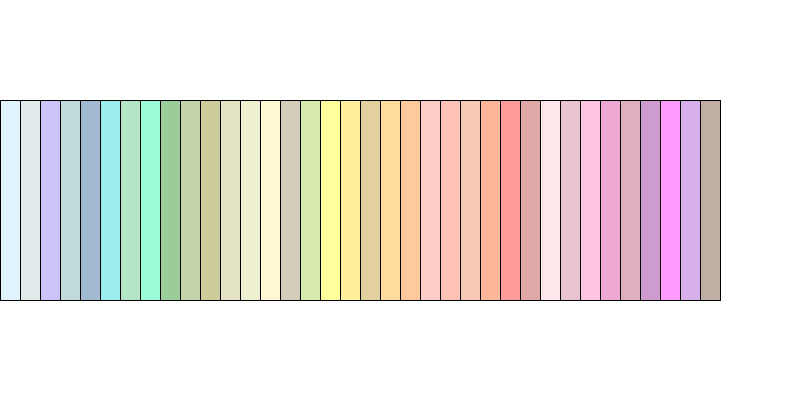
Frame 1 (no input)
Frame 60 (the mouse pressed at the canvas centre just before this capture): identical to frame 1, image omitted
Frame 120 (the mouse held since frame 60 and released just before this capture): identical to frame 1, image omitted

The Processing sketch that drew this single still picture (run headless with seeded random() and noise(); from frame 60 on, the mouse is pressed at the canvas centre):

// Processing sketch: ColorPalette
// ── ColorPalette.pde
color[] cs;
color c1;
int[] R;
int[] G;
int[] B;

void setup() {
  size(800,400);
  background(255);
  cs = new color [36];
  R = new int[36]; G = new int[36]; B = new int[36];
  int[] R = {176, 180, 123, 95, 16, 0, 60, 0, 0, 107, 128, 189,
             217, 255, 139, 153, 255, 255, 184, 255, 255, 250, 255, 
             238, 255, 255, 178, 255, 205, 255, 208, 176, 128, 255, 153, 92 }; 
  int[] G = {226, 205, 104, 158, 78, 206, 190, 250, 128, 142, 128, 183,
             217, 236, 129, 204, 255, 215, 134, 165, 120, 128, 99, 
             121, 69, 0, 34, 192, 104, 105, 32, 48, 0, 0, 50, 51};
  int[] B = {255, 205, 238, 160, 139, 209, 113, 154, 0, 35, 0, 107,
             143, 139, 76, 50, 0, 0, 11, 0, 0, 114, 71, 
             66, 0, 0, 34, 203, 137, 180, 144, 96, 128, 255, 204, 23};
  for (int i=0; i< R.length; i++){
    cs[i] = color(R[i], G[i], B[i], 100);
  }
}

void draw() {
  background(255);
  for (int i = 0; i<36; i++){
    fill(cs[i]);
    rect(i*width/40, height*.25, 20, 200);
  }
}
